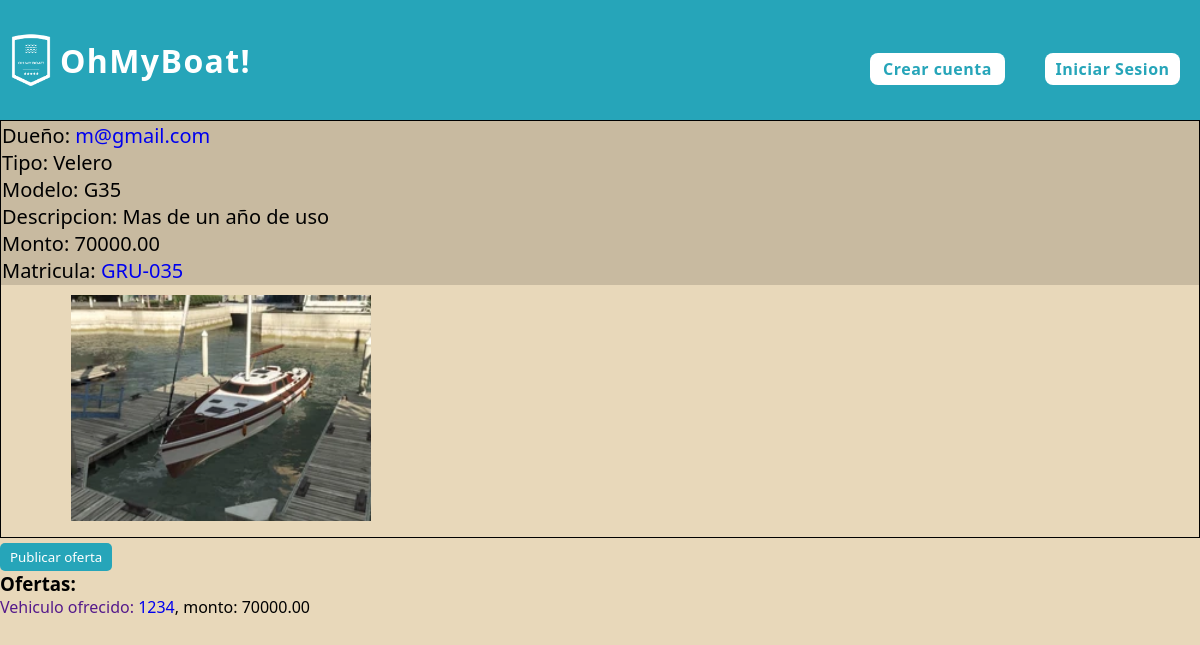
Page /ver_detalle_publicacion/24/ on the committed database.
### publicaciones/models.py (models this page shows)
class Publicacion(models.Model):
    monto = models.DecimalField(max_digits=15, decimal_places=2, default=0)
    autor = models.ForeignKey(Usuario, on_delete=models.SET_NULL, null=True)
    embarcacion = models.OneToOneField(Embarcacion, on_delete=models.SET_NULL, null=True)
    descripcion = models.CharField(max_length=250)
    oculta = models.BooleanField(default=False)

### usuarios/models.py (models this page shows, shortened)
class Usuario(AbstractBaseUser, PermissionsMixin):
    nombre = models.CharField(max_length=50)
    apellido = models.CharField(max_length=50)
    fecha_nacimiento = models.DateField()
    telefono = models.CharField(max_length=13)
    mail = models.EmailField(max_length=50, unique=True)
    password = models.CharField(max_length=128)
    is_staff= models.BooleanField(default=False)
    is_blocked= models.BooleanField(default=False)
    USERNAME_FIELD = 'mail'
    REQUIRED_FIELDS = ['nombre', 'apellido', 'fecha_nacimiento', 'telefono']

### embarcaciones/models.py (models this page shows)
class Embarcacion(models.Model):
    matricula = models.CharField(max_length=100, unique=True)
    modelo = models.CharField(max_length=100)
    tipo = models.ForeignKey(TipoEmbarcacion, on_delete=models.SET_NULL, null=True)
    m_eslora = models.DecimalField(max_digits=5, decimal_places=2)
    m_manga = models.DecimalField(max_digits=5, decimal_places=2)
    m_calado = models.DecimalField(max_digits=5, decimal_places=2)
    motor = models.BooleanField(default=False)
    deuda = models.DecimalField(max_digits=10, decimal_places=2, default=0)
    sede = models.ForeignKey(Sede, on_delete=models.SET_NULL, null=True)
    dueño = models.ForeignKey(Usuario, on_delete=models.CASCADE)

class TipoEmbarcacion(models.Model):
    clase= models.CharField(max_length=50, unique=True)

class ImagenEmbarcacion(models.Model):
    nombre_especifico= models.CharField(max_length=100)
    embarcacion= models.ForeignKey(Embarcacion, on_delete= models.CASCADE)

### ofertas/models.py (models this page shows)
class Oferta(models.Model):
    monto = models.DecimalField(max_digits=15, decimal_places=2, default=0)
    autor = models.ForeignKey(Usuario, on_delete=models.SET_NULL, null=True)
    vehiculo_ofertado = models.ForeignKey(Vehiculo, on_delete=models.SET_NULL, null=True)
    embarcacion_ofertada = models.ForeignKey(Embarcacion, on_delete=models.SET_NULL, null=True)
    publicacion= models.ForeignKey(Publicacion, on_delete=models.CASCADE)
    estado= models.CharField(max_length=50, default='Pendiente')
    oculta = models.BooleanField(default=False)

### vehiculos/models.py (models this page shows)
class Vehiculo(models.Model):
    patente = models.CharField(max_length=100, unique=True)
    marca = models.CharField(max_length=100)
    modelo = models.CharField(max_length=100)
    tipo = models.ForeignKey(TipoVehiculo, on_delete=models.SET_NULL, null=True)
    año_fabricacion = models.DecimalField(max_digits=4, decimal_places=0, default=2000)
    kilometraje = models.DecimalField(max_digits=10, decimal_places=0, default=0)
    dueño = models.ForeignKey(Usuario, on_delete=models.CASCADE)

### publicaciones/views.py (the view)
# urls.py: path('ver_detalle_publicacion/<int:id_publicacion>/', views.ver_detalle_publicacion, name= 'ver detalle publicacion'),
def ver_detalle_publicacion(request, id_publicacion):
    try:
        unaPublicacion = Publicacion.objects.get(id=id_publicacion)
        imagenes= ImagenEmbarcacion.objects.filter(embarcacion= unaPublicacion.embarcacion.id)
        ofertas= Oferta.objects.exclude(autor__is_blocked=True)
        ok = False
        acepto = False
        oferta_id = 0
        if request.method == 'POST':
            acepto = request.POST.get('acepto')
            oferta_id = request.POST.get('oferta_id')
            ok = True
        return render(request, 'post_detail.html', {'imagenes': imagenes,
                                                    'publicacion': unaPublicacion,
                                                    'ofertas': ofertas,
                                                    'ok': ok,
                                                    'acepto':acepto,
                                                    'oferta_id':oferta_id})
    except Embarcacion.DoesNotExist:
        return render(request, '404_not_found.html')

### publicaciones/templates/post_detail.html (shortened to what this page needs)
{% extends 'layouts/base.html' %}
{% load static %}
{% block style %}
    <link rel="stylesheet" type="text/css" href="{% static 'styles/post_detail.css' %}">
{% endblock %}
{% block listnav %}
    {% if request.user.is_authenticated %}
        <li class="modal"><a id="cerrar-sesion" class="normal"  href=""><i class="fa-solid fa-arrow-right-from-bracket"></i></a>
            <div id="mensaje-cerrar-sesion" class="mensaje" style="display: none;">
                <p>Estas seguro de cerrar la sesion?</p>
                <a href="{% url 'cerrar sesion' %}" class="buton2">Confirmar</a>
            </div>
        </li>
    {% else %}
        <li><a href="{% url 'crear cuenta' %}" class="buton">Crear cuenta</a></li>
        <li><a href="{% url 'iniciar sesion' %}" class="buton">Iniciar Sesion</a></li>
    {% endif %}
{% endblock %}
{% block content %}
<section>
    <div>
        <div class="box">
            <div class="info-container">
                <div>
                    <p>Dueño: <a href="{% url 'ver perfil' publicacion.autor.id %}">{{publicacion.autor.mail}}</a></p>
                </div>
                <div>
                    <p>Tipo: {{publicacion.embarcacion.tipo.clase}}</p>
                </div>
                <div>
                    <p>Modelo: {{publicacion.embarcacion.modelo}}</p>
                </div>
                <div>
                    <p>Descripcion: {{publicacion.descripcion}}</p>
                </div>
                <div>
                    <p>Monto: {{publicacion.monto}}</p>
                </div>
                <div>
                    <p>Matricula: <a href="{% url 'ver detalle embarcacion' publicacion.embarcacion.id 0 %}">{{publicacion.embarcacion.matricula}}</a></p>
                </div>
            </div>
            <div class='imagenesDiv'>
                {% for imagen in imagenes %}
                    {% with 'imagenes_embarcaciones/'|add:imagen.nombre_especifico as ruta_imagen %}
                    <div class='image-container'>
                        <div class="p1">
                            <img src="{% static ruta_imagen %}" style="width:100%">
                        </div>
                    </div>
                    {% endwith %}
                {% endfor %}
            </div>
        </div>
    </div>
</section>
<div>
    {% if not request.user.mail == publicacion.autor.mail %}
        <form action="{% url 'publicar oferta' publicacion.id %}" method="post">
            <button type="submit" class="btn-post-offer">Publicar oferta</button>
        </form>
    {% endif %}
</div>
<div>
    <h3>Ofertas:</h3>
</div>
<div>
    {% if ofertas %}
        {% for oferta in ofertas %}
            <div>
            {% if oferta.vehiculo_ofertado %}
                    <a href="">Vehiculo ofrecido: <a href="{% url 'ver detalle vehiculo' oferta.vehiculo_ofertado.id 0 %}">{{oferta.vehiculo_ofertado.patente}}</a>, monto: {{oferta.monto}}</a>
            {% else %}
                    <a href="">Embarcacion ofrecida: <a href="{% url 'ver detalle embarcacion' oferta.embarcacion_ofertada.matricula 0 %}">{{oferta.embarcacion_ofertada.matricula}}</a>, monto: {{oferta.monto}}</a>
            {% endif %}
            </div>
        {% endfor %}
    {% else %}
        <div>
            <h3>No existen ofertas activas</h3>
        </div>
    {% endif %}
</div>
{% endblock %}

### publicaciones/static/styles/post_detail.css (style rules this page uses)
:root { --sand: #c8baa0; --gray-sand: #c4c4be; --aqua-light: #a9cecf; --aquamarine: #26a5b9; --cyan: #6785b4; }
body { overflow: hidden; }
.box { display: inline-block; overflow-x: auto; width: 100%; position: relative; align-items: center; justify-content: center; font-family: Arial, Helvetica, sans-serif; font: bold; font-size: 20px; border: 1px solid black; }
.imagenesDiv { width: 100%; padding: 10px 20px; align-items: center; }
.imagenesDiv .image-container { display: inline-flex; margin-right: 0px; object-fit: contain; }
.imagenesDiv .image-container:last-child { margin-right: 0; }
.imagenesDiv .image-container .p1 { display: inline-block; width: max-content; align-items: left; }
.imagenesDiv .image-container .p1 img { margin-left: 50px; }
.box .info-container { position:relative; display:inline-block; width: 100%; background: var(--sand); border: 1px solid var(--sand); font: bold; }
.info-container p { margin-right: 50px; align-items: center; }
.p1 { flex: 0 0 auto; scroll-snap-align: start; width: 70%; }
.p1 img { width: 50%; max-height: 575px; height: absolute; }
.btn-post-offer { background-color: #26a5b9; color: white; border: none; border-radius: 5px; padding: 5px 10px; }

### inicio/static/styles/header.css (style rules this page uses)
* { margin: 0; padding: 0; box-sizing: border-box; font-family: 'Segoe UI', Tahoma, Geneva, Verdana, sans-serif; }
li { margin: 20px; }
a { text-decoration: none; }
.buton { width: 135px; height: 4vh; border: none; background-color: #ffffff; border-radius: 8px; display: flex; justify-content: center; text-decoration: none; align-items: center; cursor: pointer; letter-spacing: 0.03em; font-weight: 600; font-style: normal; font-size: 1rem; color: #26a5b9; transition: all 0.10s; -webkit-box-shadow: 0px 0px 4px 1px rgba(255,255,255,0); -moz-box-shadow: 0px 0px 4px 1px rgba(255,255,255,0); box-shadow: 0px 0px 4px 1px rgba(255,255,255,0); }

### inicio/static/styles/index_main.css (style rules this page uses)
:root { --green: hsl(162, 45%, 56%); --lead: hsl(162, 2%, 56%); --blue: hsl(202, 89%, 71%); --text-white: hsl(0, 0%, 100%); --text-light-gray: hsl(0, 0%, 90%); --body-bg-color:hsl(200, 51%, 32%); --glass-bg-color: hsla(0, 0%, 100%, 0.05); --border-color: hsla(0, 0%, 100%, 0.25); --blur: blur(10px); --button-hover-color: hsla(0, 0%, 0%, 0.3); }
body { margin-top: 120px; background-color: #e8d8ba; }

### rows in the picture
Publicacion: autor.mail "m@gmail.com", embarcacion.tipo.clase "Velero", embarcacion.modelo "G35", descripcion "Mas de un año de uso", monto "70000.00", embarcacion.matricula "GRU-035"
Oferta: vehiculo_ofertado.patente "1234", monto "70000.00"
